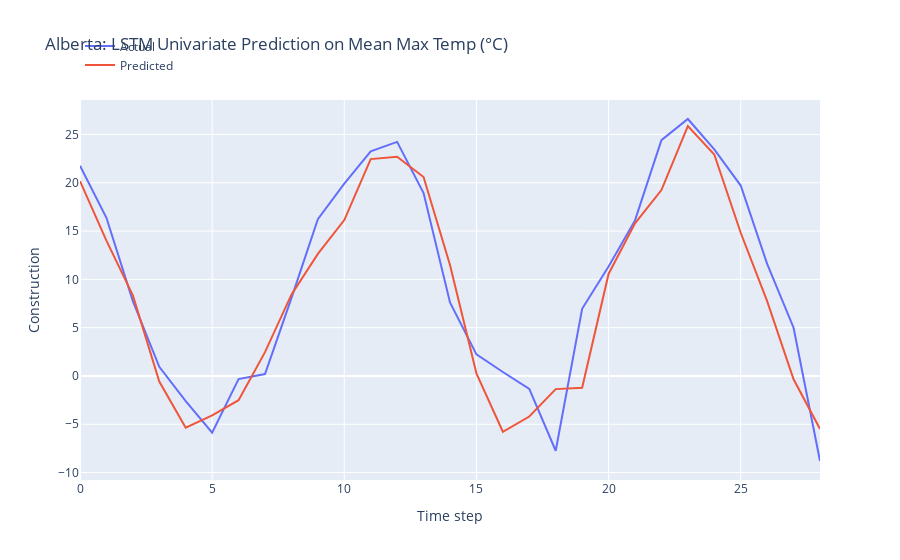

This figure's notebook cell:
### Markdown cell above
LSTM Model Development

### Code cell
n_features = 1
X_train = X_train.reshape(X_train.shape[0], X_train.shape[1], n_features)

# define model
model = Sequential()
model.add(LSTM(50, activation='relu', input_shape=(n_steps, n_features)))
model.add(Dense(1))

# model = Sequential()
# model.add(LSTM(100, activation='relu', input_shape=(n_steps, n_features), kernel_regularizer=L2(0.001), return_sequences=True))
# model.add(LSTM(50, activation='relu', kernel_regularizer=L2(0.01)))
# model.add(Dense(1))

def r_squared(y_true, y_pred):
    SS_res =  K.sum(K.square(y_true - y_pred)) 
    SS_tot = K.sum(K.square(y_true - K.mean(y_true))) 
    return ( 1 - SS_res/(SS_tot + K.epsilon()) )

# Compile the model
model.compile(optimizer='adam', 
              loss='mse',
              metrics=[r_squared])

early_stopping = EarlyStopping(monitor='loss', patience=5, restore_best_weights=True)

# fit model
history = model.fit(X_train, y_train, 
          epochs = 20,
          batch_size = 32,
          verbose = 0,
          callbacks=[early_stopping])

# Obtain the MSE and R-squared from the last epoch
last_epoch_mse = history.history['loss'][-1]
last_epoch_r_squared = history.history['r_squared'][-1]

# Print the MSE and R-squared
print("Mean Squared Error (MSE) from the last epoch:", last_epoch_mse)
print("R-squared from the last epoch:", last_epoch_r_squared)

# plot loss and r2 score
plt.figure(figsize=(10, 6))

# Plot train loss
plt.plot(history.history['loss'], label='Train Loss')

# Plot train R-squared score
plt.plot(history.history['r_squared'], label='Train R2')

plt.title('Model Training Loss and R-squared Score')
plt.xlabel('Epochs')
plt.ylabel('Value')
plt.legend()
plt.grid(True)
plt.show()

# Evaluate the model
loss = model.evaluate(X_test, y_test)
print("MSE and R_squared:", loss)

# make prediction on test data
X_test = X_test.reshape(X_test.shape[0], X_test.shape[1], n_features)
y_pred = model.predict(X_test)

# Print the first 5 predictions and actual values
print("Predictions:")
flattened_predictions = [pred[0] for pred in y_pred[:10]]
print(flattened_predictions)
# print(y_pred[:10].tolist())
print("Actual values:")
rounded_actual_values = [round(value, len(str(prediction).split('.')[1])) for value, prediction in zip(y_test[:10], flattened_predictions)]
print(rounded_actual_values)

# plot the actual and predicted values for test data
trace1 = go.Scatter(x=np.arange(len(y_test)), y=y_test.flatten(), mode='lines', name='Actual')
trace2 = go.Scatter(x=np.arange(len(y_pred)), y=y_pred.flatten(), mode='lines', name='Predicted')

# Create layout
layout = go.Layout(
    title='Alberta: LSTM Univariate Prediction on Mean Max Temp (°C)',
    xaxis=dict(title='Time step'),
    yaxis=dict(title='Construction'),
    legend=dict(x=0, y=1.18)
)

# Create figure
fig = go.Figure(data=[trace1, trace2], layout=layout)

# Show plot
fig.show()

### Figure 1 — Plotly figure (JSON) as saved in the notebook; plotly's stock layout.template omitted (floating-point values rounded to 4 significant figures)
{"data": [{"mode": "lines", "name": "Actual", "type": "scatter", "x": [0, 1, 2, 3, 4, 5, 6, 7, 8, 9, 10, 11, 12, 13, 14, 15, 16, 17, 18, 19, 20, 21, 22, 23, 24, 25, 26, 27, 28], "y": [21.75, 16.38, 7.746, 0.9473, -2.592, -5.871, -0.3228, 0.1985, 8.064, 16.22, 19.91, 23.24, 24.23, 18.94, 7.605, 2.241, 0.4132, -1.331, -7.739, 6.958, 11.33, 16.11, 24.41, 26.6, 23.46, 19.71, 11.6, 4.997, -8.8]}, {"mode": "lines", "name": "Predicted", "type": "scatter", "x": [0, 1, 2, 3, 4, 5, 6, 7, 8, 9, 10, 11, 12, 13, 14, 15, 16, 17, 18, 19, 20, 21, 22, 23, 24, 25, 26, 27, 28], "y": [20.17, 14.02, 8.344, -0.5712, -5.361, -4.074, -2.507, 2.468, 8.42, 12.64, 16.14, 22.45, 22.69, 20.59, 11.5, 0.2771, -5.773, -4.2, -1.359, -1.224, 10.56, 15.8, 19.24, 25.86, 22.92, 14.82, 7.745, -0.3463, -5.484]}], "layout": {"legend": {"x": 0, "y": 1.18}, "title": {"text": "Alberta: LSTM Univariate Prediction on Mean Max Temp (°C)"}, "xaxis": {"title": {"text": "Time step"}}, "yaxis": {"title": {"text": "Construction"}}}}
